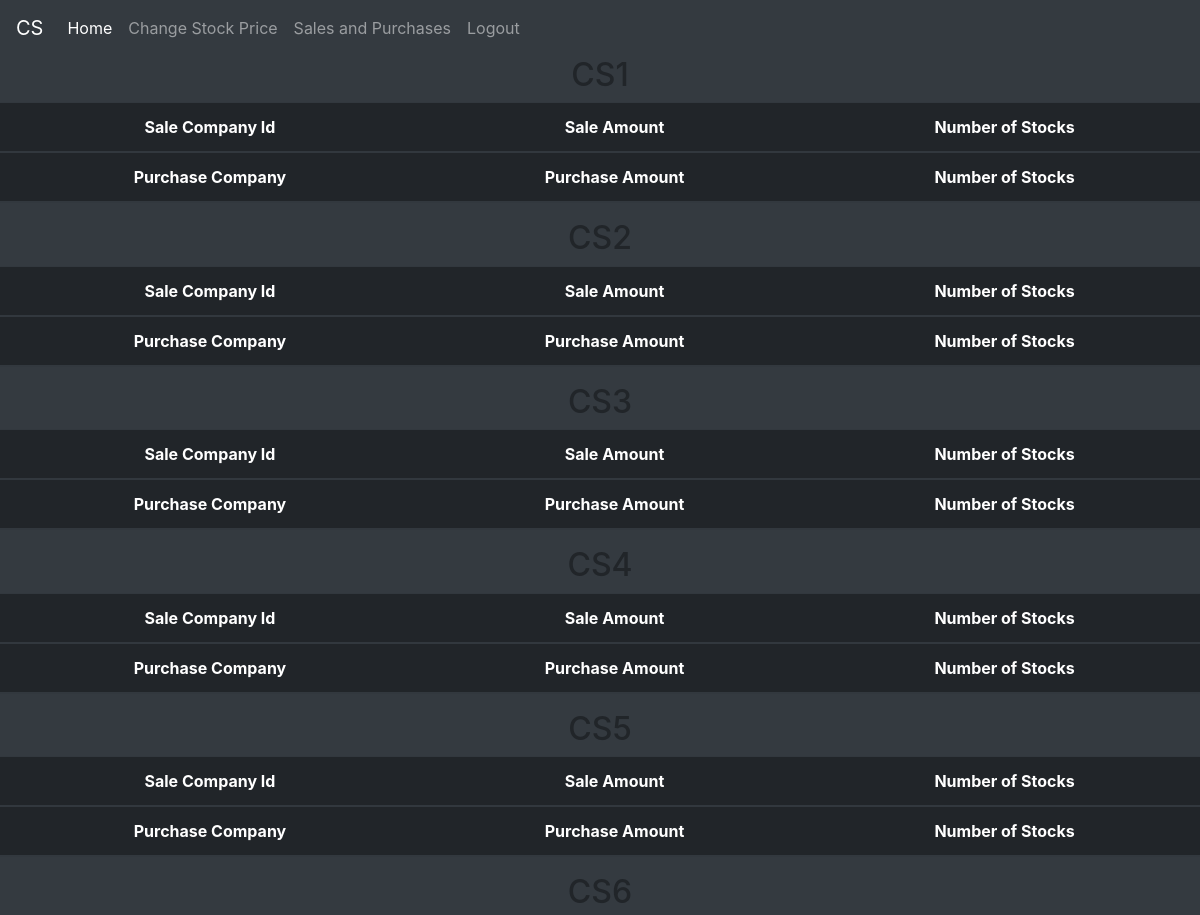
Before: /sales (upper part) with the older database file.
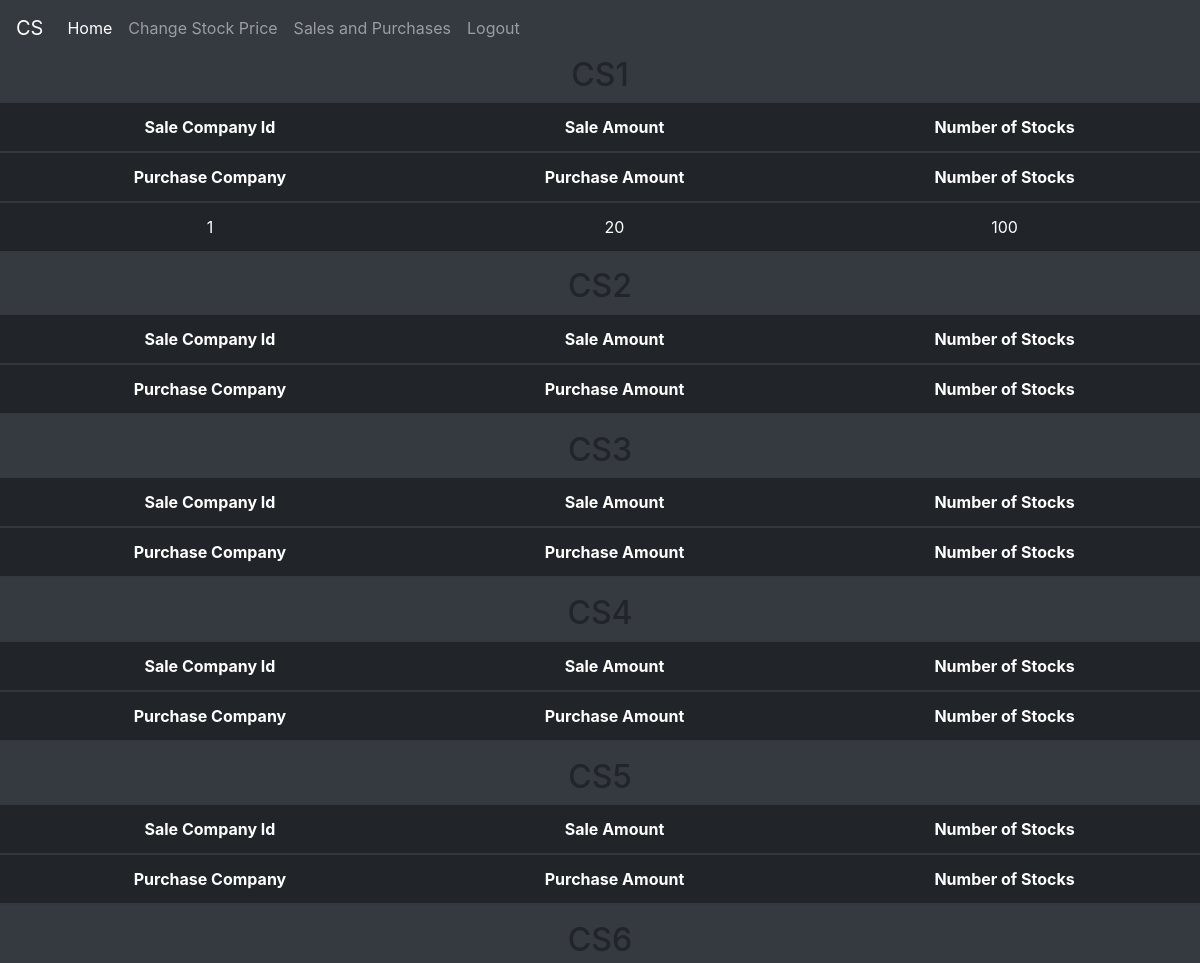
After: the same page with the newer database file.
### run.py (models this page shows)
class Investors(db.Model):
	__tablename__ = 'investors'
	id = db.Column(db.Integer, primary_key=True, autoincrement=True)
	name = db.Column(db.String(100), nullable=False)
	password = db.Column(db.String)
	stocks1 = db.Column(db.Integer, nullable=False, default=0)
	stocks2 = db.Column(db.Integer, nullable=False, default=0)
	stocks3 = db.Column(db.Integer, nullable=False, default=0)
	stocks4 = db.Column(db.Integer, nullable=False, default=0)
	stocks5 = db.Column(db.Integer, nullable=False, default=0)
	stocks6 = db.Column(db.Integer, nullable=False, default=0)
	stocks7 = db.Column(db.Integer, nullable=False, default=0)
	stocks8 = db.Column(db.Integer, nullable=False, default=0)
	stocks9 = db.Column(db.Integer, nullable=False, default=0)
	stocks10 = db.Column(db.Integer, nullable=False, default=0)
	stocks11 = db.Column(db.Integer, nullable=False, default=0)
	stocks12 = db.Column(db.Integer, nullable=False, default=0)
	stocks13 = db.Column(db.Integer, nullable=False, default=0)
	stocks14 = db.Column(db.Integer, nullable=False, default=0)
	stocks15 = db.Column(db.Integer, nullable=False, default=0)
	sales = db.relationship('Sales',backref='investors', lazy='dynamic')
	purchases = db.relationship('Purchases', primaryjoin="and_(Investors.id)==Purchases.recipient_id")
	amount_left = db.Column(db.Float, nullable=False, default=0)

class Purchases(db.Model):
	__tablename__ = 'purchases'
	id = db.Column(db.Integer, primary_key=True, autoincrement=True)
	recipient_id = db.Column(db.Integer, db.ForeignKey('investors.id'))
	stock_id = db.Column(db.Integer,db.ForeignKey('companies.id'))
	amount = db.Column(db.Integer, nullable=False)
	number_of_stocks = db.Column(db.Integer, nullable=False)

### run.py (the view)
@app.route('/sales')
def sales():
	return render_template('sales.html',investors=Investors.query.all())

### run.py (called while the page is built)
@app.before_request
def before_request():
    g.user = None
    if 'user' in session:
        g.user = session['user']

### templates/sales.html (shortened to what this page needs)
{% extends 'base.html' %}
	{% block body %}
	{% include 'admin_nav.html' %}
		{% for investor in investors %}
		<table class="table table-dark table-hover">
			<thead>
				<h2> {{investor['name']}} </h2>
				<tr>
					<th scope="col">Sale Company Id</th>
					<th scope="col">Sale Amount</th>
					<th scope="col">Number of Stocks</th>
				</tr>
			</thead>
			<thead>
				<tr>
					<th scope="col">Purchase Company</th>
					<th scope="col">Purchase Amount</th>
					<th scope="col">Number of Stocks</th>
				</tr>
			</thead>
			<tbody>
				{% for sale in investor['purchases'] %}
					<tr>
						<td>{{ sale['stock_id'] }}</td>
						<td>{{ sale['amount'] }}</td>
						<td>{{ sale['number_of_stocks'] }}</td>
					</tr>
				{% endfor %}
			</tbody>
		</table>
		{% endfor %}
	{% endblock %}

Changed rows visible on the page:
added Purchases: stock_id "1", amount "20", number_of_stocks "100", shown under Investors "CS1"
